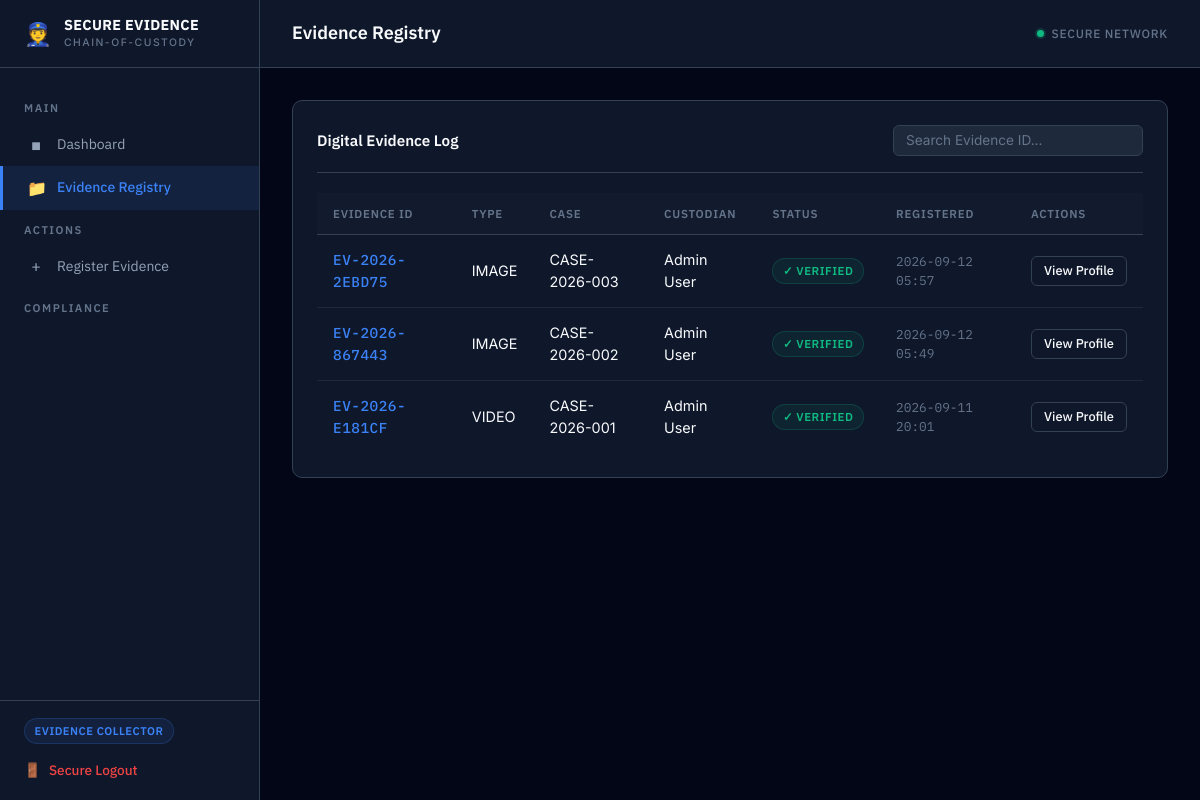
The app's page /evidence/ (signed in) with its own data.
### app/models/evidence.py (models this page shows, shortened)
class Evidence(db.Model):
    __tablename__ = 'evidence'
    id = db.Column(db.Integer, primary_key=True)
    evidence_id = db.Column(db.String(50), unique=True, nullable=False, default=lambda: f"EV-{datetime.utcnow().year}-{uuid.uuid4().hex[:6].upper()}")
    case_id = db.Column(db.Integer, db.ForeignKey('cases.id'), nullable=False)
    name = db.Column(db.String(255), nullable=False)
    type = db.Column(db.String(50), nullable=False)
    description = db.Column(db.Text)
    original_filename = db.Column(db.String(255))
    storage_path = db.Column(db.String(512))
    mime_type = db.Column(db.String(100))
    file_size = db.Column(db.Integer)
    sha256_hash = db.Column(db.String(64), nullable=False)
    collector_id = db.Column(db.Integer, db.ForeignKey('users.id'), nullable=False)
    collection_location = db.Column(db.String(255))
    collection_device = db.Column(db.String(255))
    collection_timestamp = db.Column(db.DateTime, default=datetime.utcnow)
    status = db.Column(db.String(50), default='PENDING')
    current_custodian_id = db.Column(db.Integer, db.ForeignKey('users.id'), nullable=False)
    created_at = db.Column(db.DateTime, default=datetime.utcnow)
    updated_at = db.Column(db.DateTime, default=datetime.utcnow, onupdate=datetime.utcnow)
    collector = db.relationship('User', foreign_keys=[collector_id])
    current_custodian = db.relationship('User', foreign_keys=[current_custodian_id])
    custody_events = db.relationship('CustodyEvent', backref='evidence', lazy=True)
    verification_events = db.relationship('VerificationEvent', backref='evidence', lazy=True)

### app/models/case.py (models this page shows, shortened)
class Case(db.Model):
    __tablename__ = 'cases'
    id = db.Column(db.Integer, primary_key=True)
    case_number = db.Column(db.String(50), unique=True, nullable=False)
    title = db.Column(db.String(200), nullable=False)
    description = db.Column(db.Text)
    status = db.Column(db.String(50), default='OPEN')
    created_at = db.Column(db.DateTime, default=datetime.utcnow)
    updated_at = db.Column(db.DateTime, default=datetime.utcnow, onupdate=datetime.utcnow)
    evidence_items = db.relationship('Evidence', backref='case', lazy=True)

### app/models/user.py (models this page shows, shortened)
class User(db.Model):
    __tablename__ = 'users'
    id = db.Column(db.Integer, primary_key=True)
    name = db.Column(db.String(100), nullable=False)
    email = db.Column(db.String(120), unique=True, nullable=False)
    password_hash = db.Column(db.String(255), nullable=False)
    role_id = db.Column(db.Integer, db.ForeignKey('roles.id'), nullable=False)
    is_active = db.Column(db.Boolean, default=True)
    created_at = db.Column(db.DateTime, default=datetime.utcnow)
    updated_at = db.Column(db.DateTime, default=datetime.utcnow, onupdate=datetime.utcnow)

### app/routes/evidence.py (the view)
@evidence_bp.route('/', methods=['GET'])
@login_required
def list_evidence():
    evidence_list = Evidence.query.order_by(Evidence.id.desc()).all()
    return render_template('evidence_list.html', evidence_list=evidence_list)

### app/templates/evidence_list.html (shortened to what this page needs)
{% extends "base.html" %}
{% block header_title %}Evidence Registry{% endblock %}
{% block content %}
<div class="card" style="margin-bottom: 0;">
    <div class="card-header">
        <h3 class="card-title">Digital Evidence Log</h3>
        <div style="display:flex; gap:1rem;">
            <input type="text" class="form-control" placeholder="Search Evidence ID..." style="width: 250px; padding: 0.4rem 0.75rem; font-size: 0.85rem;" disabled title="Search functionality requires backend support">
        </div>
    </div>
    <div class="table-wrapper">
        <table>
            <thead>
                <tr>
                    <th>Evidence ID</th>
                    <th>Type</th>
                    <th>Case</th>
                    <th>Custodian</th>
                    <th>Status</th>
                    <th>Registered</th>
                    <th>Actions</th>
                </tr>
            </thead>
            <tbody>
                {% for item in evidence_list %}
                <tr>
                    <td><span class="evidence-id">{{ item.evidence_id }}</span></td>
                    <td>{{ item.type }}</td>
                    <td>{{ item.case.case_number }}</td>
                    <td>{{ item.current_custodian.name }}</td>
                    <td>
                        {% if item.status == 'VERIFIED' %}
                        <span class="badge badge-success" title="Integrity cryptographically verified">&#10003; VERIFIED</span>
                        {% elif item.status == 'TAMPER_DETECTED' %}
                        <span class="badge badge-danger" title="Hash mismatch detected!">&#9888; TAMPER DETECTED</span>
                        {% elif item.status == 'TRANSFER_PENDING' %}
                        <span class="badge badge-warning">&#9201; PENDING TRANSFER</span>
                        {% else %}
                        <span class="badge badge-info">&#9432; {{ item.status }}</span>
                        {% endif %}
                    </td>
                    <td style="font-family: var(--font-mono); font-size: 0.8rem; color: var(--text-muted);">
                        {{ item.created_at.strftime('%Y-%m-%d %H:%M') }}
                    </td>
                    <td>
                        <a href="{{ url_for('evidence.view_evidence', evidence_id=item.evidence_id) }}" class="btn btn-secondary btn-sm">View Profile</a>
                    </td>
                </tr>
                {% endfor %}
            </tbody>
        </table>
    </div>
</div>
{% endblock %}

### app/static/css/style.css (style rules this page uses)
:root { --bg-base: #020617; --bg-surface: #0f172a; --bg-elevated: #1e293b; --bg-hover: #263347; --accent: #3b82f6; --accent-hover: #2563eb; --accent-muted: rgba(59, 130, 246, 0.1); --success: #10b981; --success-muted: rgba(16, 185, 129, 0.08); --danger: #ef4444; --danger-muted: rgba(239, 68, 68, 0.08); --warning: #f59e0b; --warning-muted: rgba(245, 158, 11, 0.08); --info: #0ea5e9; --info-muted: rgba(14, 165, 233, 0.08); --text-primary: #f8fafc; --text-secondary: #94a3b8; --text-muted: #64748b; --border: #334155; --border-subtle: #1e293b; --font-ui: 'IBM Plex Sans', 'Segoe UI', sans-serif; --font-body: 'Inter', 'Segoe UI', sans-serif; --font-mono: 'IBM Plex Mono', 'Courier New', monospace; --sidebar-w: 260px; --header-h: 68px; --radius-sm: 4px; --radius-md: 6px; --radius-lg: 10px; --transition: 0.18s ease; }
*, *::before, *::after { box-sizing: border-box; }
html { font-size: 16px; }
body { margin: 0; padding: 0; background: var(--bg-base); color: var(--text-primary); font-family: var(--font-body); -webkit-font-smoothing: antialiased; -moz-osx-font-smoothing: grayscale; line-height: 1.5; }
a { color: var(--accent); text-decoration: none; }
h1,h2,h3,h4,h5,h6 { margin: 0 0 0.5rem; font-family: var(--font-ui); font-weight: 600; line-height: 1.25; }
.card { background: var(--bg-surface); border: 1px solid var(--border); border-radius: var(--radius-lg); padding: 1.5rem; margin-bottom: 1.5rem; }
.card-header { display: flex; align-items: center; justify-content: space-between; margin-bottom: 1.25rem; padding-bottom: 1rem; border-bottom: 1px solid var(--border); }
.card-title { font-family: var(--font-ui); font-size: 0.95rem; font-weight: 600; color: var(--text-primary); margin: 0; }
.btn { display: inline-flex; align-items: center; justify-content: center; gap: 0.5rem; padding: 0.5rem 1.25rem; border-radius: var(--radius-md); border: 1px solid transparent; font-family: var(--font-ui); font-size: 0.875rem; font-weight: 500; cursor: pointer; transition: all var(--transition); white-space: nowrap; text-decoration: none; line-height: 1.5; }
.btn-secondary { background: transparent; color: var(--text-primary); border-color: var(--border); }
.btn-sm { padding: 0.3rem 0.75rem; font-size: 0.8rem; }
.form-control { width: 100%; padding: 0.6rem 0.875rem; background: var(--bg-elevated); border: 1px solid var(--border); border-radius: var(--radius-md); color: var(--text-primary); font-family: var(--font-body); font-size: 0.9rem; transition: border-color var(--transition), box-shadow var(--transition); }
.form-control::placeholder { color: var(--text-muted); }
.table-wrapper { overflow-x: auto; }
table { width: 100%; border-collapse: collapse; }
thead th { font-family: var(--font-ui); font-size: 0.72rem; font-weight: 600; letter-spacing: 0.75px; text-transform: uppercase; color: var(--text-muted); padding: 0.75rem 1rem; text-align: left; border-bottom: 1px solid var(--border); background: rgba(255,255,255,0.01); white-space: nowrap; }
tbody td { padding: 0.9rem 1rem; border-bottom: 1px solid var(--border-subtle); font-size: 0.9rem; vertical-align: middle; }
tbody tr:last-child td { border-bottom: none; }
.badge { display: inline-flex; align-items: center; gap: 0.3rem; padding: 0.2rem 0.6rem; border-radius: 9999px; font-family: var(--font-ui); font-size: 0.72rem; font-weight: 600; letter-spacing: 0.5px; text-transform: uppercase; white-space: nowrap; border: 1px solid; }
.badge-success { background: var(--success-muted); color: var(--success); border-color: rgba(16,185,129,0.2); }
.evidence-id { font-family: var(--font-mono); font-weight: 500; color: var(--accent); letter-spacing: 0.5px; }

### records on screen
Evidence: evidence_id "EV-2026-2EBD75", type "IMAGE", case.case_number "CASE-2026-003", current_custodian.name "Admin User", status "✓ VERIFIED", created_at "2026-09-12 05:57"
Evidence: evidence_id "EV-2026-867443", type "IMAGE", case.case_number "CASE-2026-002", current_custodian.name "Admin User", status "✓ VERIFIED", created_at "2026-09-12 05:49"
Evidence: evidence_id "EV-2026-E181CF", type "VIDEO", case.case_number "CASE-2026-001", current_custodian.name "Admin User", status "✓ VERIFIED", created_at "2026-09-11 20:01"

### other values on screen
{{ session.get('role', 'User') }} "EVIDENCE COLLECTOR"
